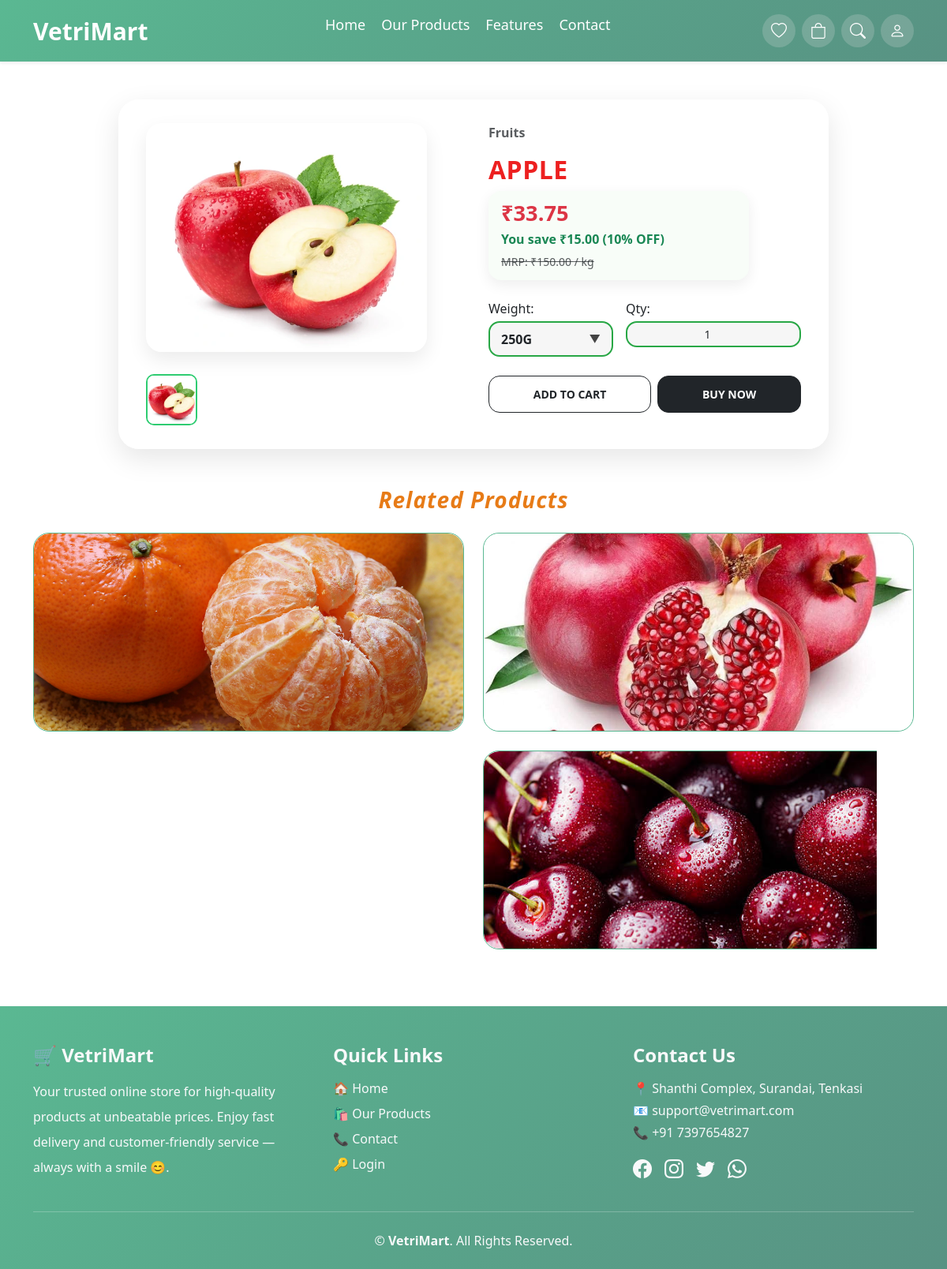
Page /category/1/product/1/ on the committed database.
### core/models.py (models this page shows, shortened)
class Product(models.Model):
    UNIT_CHOICES = [
        ("kg", "Kilogram"),
        ("g", "Gram"),
        ("litre", "Litre"),
        ("ml", "Millilitre"),
        ("piece", "Piece"),
        ("pack", "Pack"),
        ("dozen", "Dozen"),
    ]
    category = models.ForeignKey(
        Category,
        related_name='products',
        on_delete=models.CASCADE
    )
    vendor = models.ForeignKey(
        settings.AUTH_USER_MODEL,
        on_delete=models.CASCADE,
        null=True,
        blank=True,
        related_name='vendor_products'
    )
    title = models.CharField(max_length=200)
    description = models.TextField(blank=True, null=True)
    base_price = models.DecimalField(max_digits=8, decimal_places=2)
    image = models.ImageField(upload_to='products/')
    unit = models.CharField(
        max_length=20,
        choices=UNIT_CHOICES,
        default="kg",
        help_text="Select the measurement unit for this product"
    )
    weight_options = models.CharField(
        max_length=200,
        default="500G,1KG,2KG",
        help_text="Comma-separated weight options such as 500G,1KG,2KG,500ML,1L"
    )
    wishlist_users = models.ManyToManyField(
        settings.AUTH_USER_MODEL,
        related_name='wishlist',
        blank=True
    )
    is_offer = models.BooleanField(
        default=False,
        help_text="Mark this product as an offer"
    )
    discount_percent = models.PositiveIntegerField(
        default=0,
        help_text="Enter discount percentage (e.g. 20 for 20%)"
    )
    offer_start = models.DateTimeField(
        null=True,
        blank=True,
        help_text="When the offer starts"
    )
    offer_end = models.DateTimeField(
        null=True,
        blank=True,
        help_text="When the offer ends"
    )
    def get_absolute_url(self):
        return reverse('product_detail', args=[self.category.id, self.id])
    def get_weight_options_list(self):
        if not self.weight_options:
            return []
        return [w.strip() for w in self.weight_options.split(",")]
    @property
    def discounted_price(self):
        if self.is_offer_active:
            discount = (self.base_price * self.discount_percent) / 100
            return round(self.base_price - discount, 2)
        return self.base_price
    @property
    def is_offer_active(self):
        if not self.is_offer:
            return False
        now = timezone.now()
        if self.offer_start and self.offer_end:
            return self.offer_start <= now <= self.offer_end
        return True
    @property
    def savings_amount(self):
        if self.is_offer_active and self.discount_percent > 0:
            return round(self.base_price - self.discounted_price, 2)
        return 0

class Category(models.Model):
    name = models.CharField(max_length=200, unique=True)
    image = models.ImageField(upload_to='categories/')
    is_offer_category = models.BooleanField(
        default=False,
        help_text="Mark this category as an offer section (only offer products will display)"
    )

### core/views.py (the view, shortened to what this page needs)
# urls.py: path('category/<int:category_id>/product/<int:product_id>/', views.product_detail, name='product_detail'),
def product_detail(request, category_id, product_id):
    product = get_object_or_404(Product, id=product_id, category_id=category_id)
    weight_options = product.get_weight_options_list()
    selected_weight = weight_options[0] if weight_options else None
    related_products = Product.objects.filter(category=product.category).exclude(id=product.id)[:4]
    in_wishlist = (
        product.wishlist_users.filter(id=request.user.id).exists()
        if request.user.is_authenticated else False
    )
    return render(request, "core/product_detail.html", {
        "product": product,
        "selected_weight": selected_weight,
        "weight_options": weight_options,
        "related_products": related_products,
        "in_wishlist": in_wishlist,
    })

### core/context_processors.py (called while the page is built)
def guest_wishlist(request):
    wishlist = request.session.get("wishlist", [])
    return {
        "guest_wishlist_ids": wishlist
    }

### core/templates/core/product_detail.html (shortened to what this page needs)
{% extends 'core/base.html' %} {% load static %} {% block extra_css %}
<link rel="stylesheet" href="{% static 'css/product_detail.css' %}" />
{% endblock %} {% block content %}
<div class="container my-5 product-detail-container">
  <div class="row product-detail-row">
    <div class="col-md-6 product-image-box position-relative">
      <img
        src="{{ product.image.url }}"
        class="img-fluid product-image"
        alt="{{ product.title }}"
      />
      <div class="thumbnail-row mt-3 d-flex gap-2 flex-wrap">
        <img src="{{ product.image.url }}" class="thumbnail-img active-thumb" />
      </div>
    </div>
    <div
      class="col-md-6 product-content-box d-flex flex-column justify-content-between">
      <div>
        <p class="text-muted fw-semibold">{{ product.category.name }}</p>
        <h1 class="mb-3 title texttitle">{{ product.title|upper }}</h1>
        <div class="price-section mb-4">
          <h2
            class="fw-bold mb-1 {% if product.is_offer_active %}text-danger{% endif %}"
            id="livePrice"
          >
          </h2>
          {% if product.is_offer_active %}
          <p class="text-success fw-semibold mb-1">
            You save ₹{{ product.savings_amount|floatformat:2 }} ({{product.discount_percent }}% OFF)
          </p>
          <small class="text-muted text-decoration-line-through">
            MRP: ₹{{ product.base_price|floatformat:2 }} / {{ product.unit }}
          </small>
          {% else %}
          <p class="text-muted small mb-0">
            ₹{{ product.base_price|floatformat:2 }} / {{ product.unit }}
          </p>
          {% endif %}
        </div>
        <form method="POST" action="{% url 'add_to_cart' product.id %}">
    <div class="d-flex gap-3 mb-4">
        <div class="flex-grow-1 weight-wrapper">
            <label class="form-label mb-1">Weight:</label>
            <div class="custom-dropdown" id="weightSelector">
                <span id="selectedWeightText">{{ weight_options.0 }}</span>
                <span class="dropdown-arrow">▼</span>
            </div>
        </div>
        <div>
            <label class="form-label mb-1">Qty:</label>
            <div class="input-group input-group-sm">
                <input type="number" name="quantity" id="quantityInput" class="form-control text-center" value="1" min="1">
            </div>
        </div>
    </div>
    <div class="d-flex gap-2 mt-3">
        <button type="submit" name="add_to_cart" class="btn btn-outline-dark flex-grow-1">
            ADD TO CART
        </button>
        <button type="submit" name="buy_now" class="btn btn-dark flex-grow-1">
            BUY NOW
        </button>
    </div>
</form>
      </div>
    </div>
  </div>
</div>
 <div class="row mt-5 related-wrapper">
  <h5 class="mb-4 text-center fs-3">Related Products</h5>
  {% for prod in related_products %}
  <div class="col-md-6 mb-4">
    <div class="related-card">
      <a href="{{ prod.get_absolute_url }}">
        <img
          src="{{ prod.image.url }}"
          class="card-img-top"
          alt="{{ prod.title }}"
        />
      </a>
    </div>
  </div>
  {% endfor %}
</div>
</div>
{% endblock %}

### core/static/css/product_detail.css (style rules this page uses)
.product-detail-container { background: rgba(255,255,255,0.8) !important; padding: 30px 35px; border-radius: 26px; box-shadow: 0px 12px 35px rgba(0,0,0,0.10); animation: fadeIn 0.5s ease; max-width: 900px; margin: auto; }
.product-image-box { max-width: 380px; display: flex; flex-direction: column; gap: 12px; }
.product-image { width: 100%; height: 290px !important; object-fit: cover; border-radius: 20px; box-shadow: 0 10px 25px rgba(0,0,0,0.08); transition: 0.35s ease; }
.title { font-size: 2rem; font-weight: 800; letter-spacing: 0.5px; margin-bottom: 8px !important; }
.product-content-box { max-width: 420px; width: 100%; margin-left: auto; }
.product-content-box > * { margin-bottom: 12px !important; }
.price-section { background: #f8fdf8; padding: 12px 16px !important; border-radius: 16px !important; max-width: 330px; box-shadow: 0 6px 18px rgba(0,0,0,0.07); }
.price-section h2 { font-size: 1.7rem; font-weight: 900; }
.form-select, input.form-control { border-radius: 12px !important; background: #f1f3f1; border: 2px solid transparent !important; padding: 8px 12px; font-size: 14px; width: 100%; transition: 0.25s ease; }
.btn { border-radius: 14px !important; padding: 12px; font-weight: 700; font-size: 14px; }
.thumbnail-row { display: flex; gap: 8px; }
.thumbnail-img { height: 65px; width: 65px; object-fit: cover; border-radius: 10px; opacity: 0.7; border: 2px solid transparent; cursor: pointer; transition: 0.25s ease; }
.active-thumb { border-color: #2ecc71 !important; opacity: 1 !important; }
.product-detail-row, .product-content-box, .weight-wrapper { position: relative !important; overflow: visible !important; }
.custom-dropdown { width: 100%; border: 2px solid #28a745; padding: 10px 14px; border-radius: 14px; background: #f6f6f6; cursor: pointer; display: flex; justify-content: space-between; align-items: center; font-weight: 600; height: 45px; }
.dropdown-arrow { font-size: 14px; color: #444; }
#quantityInput, #quantityInput:focus, #quantityInput:active, .quantity input.form-control, .quantity input.form-control:focus { border: 2px solid #28a745 !important; outline: none !important; box-shadow: none !important; background: #f6f6f6 !important; border-radius: 14px !important; }
.texttitle { color: #ed2020!important; animation: bounceIn 1s ease-out, pulse 3s infinite ease-in-out; }
h5 { font-size: 12px; font-weight: 700; font-style: italic; color: #e77b17!important; animation: bounceIn 1s ease-out, pulse 3s infinite ease-in-out; display: inline-block; letter-spacing: 1px; }
.related-wrapper .col-md-6 { animation: slideIn 0.8s ease forwards; opacity: 0; }
.related-wrapper .col-md-6:nth-child(2) { animation-delay: 0.2s; }
.related-wrapper .col-md-6:nth-child(3) { animation-delay: 0.3s; }
.related-wrapper .col-md-6:nth-child(4) { animation-delay: 0.4s; }
.related-card { border-radius: 20px; overflow: hidden; transition: transform 0.4s ease, box-shadow 0.4s ease; position: relative; border: 1px solid #5ab892; }
.related-card img { width: 100%; height: 250px; object-fit: cover; border-radius: 20px; transition: transform 0.5s ease; }
.weight-wrapper { position: relative !important; overflow: visible !important; }
.col-md-6 { overflow: visible !important; position: relative !important; }

### rows in the picture
Product: image (picture), category.name "Fruits", title "APPLE", savings_amount "15.00", discount_percent "10", base_price "150.00", unit "kg"
Product: image (picture)
Product: image (picture)
Product: image (picture)
Product: image (picture)

### other values in the picture
{{ weight_options.0 }} "250G"
